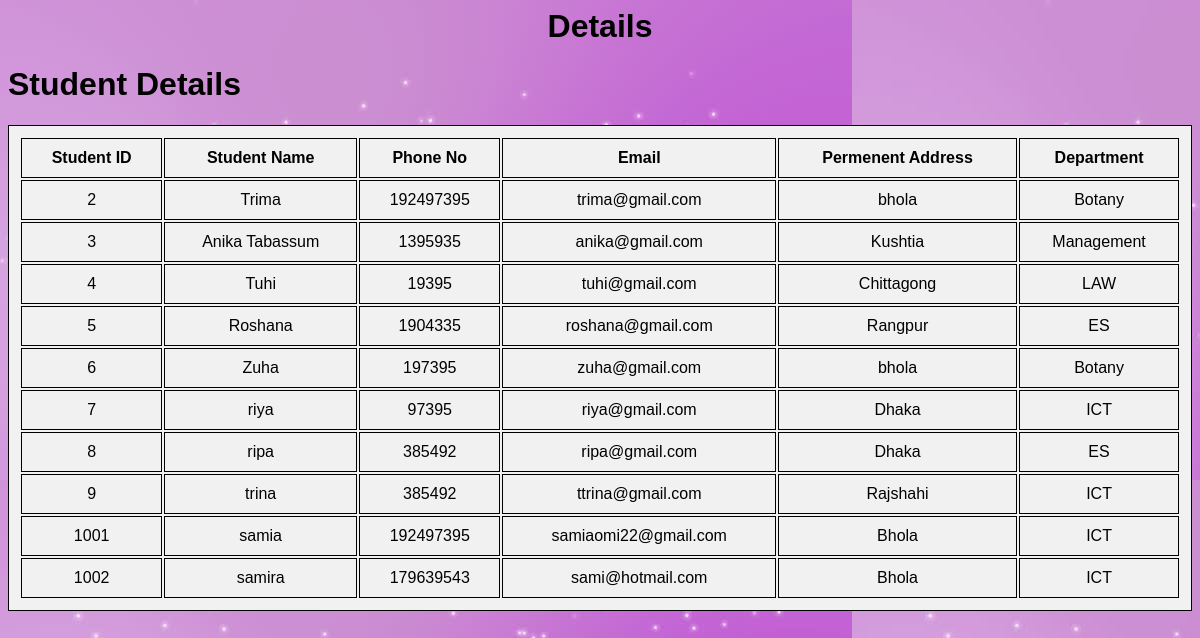
Screenshot of /admin/admin_view.php with the database file from the repository.
### tables this page shows
CREATE TABLE `student_detail` (
  `student_id` int(11) NOT NULL,
  `student_name` varchar(256) NOT NULL,
  `phone_no` int(11) NOT NULL,
  `email` varchar(256) NOT NULL,
  `permanent_address` varchar(256) NOT NULL,
  `dept` varchar(256) NOT NULL
);

### admin/admin_view.php (the view, shortened to what this page needs)
<?php
include_once 'trial.php';
?>
<html>
    <head>
    </head>
    <body>
	<center>
	<h1 color="white">Details</h1>
	</center>
	<h1>Student Details</h1>
		<?php
$sql = "SELECT * FROM student_detail ;";
$res=mysqli_query($conn, $sql);
$check = mysqli_num_rows($res);
     if ($check > 0) {
       while($row = mysqli_fetch_assoc($res)) {?>
         <center>
         <?php
		 echo "<table>
              <tr>
                  <th>Student ID</th>
                  <th>Student Name</th>
                  <th>Phone No</th>
                  <th>Email</th>
				  <th>Permenent Address</th>
				  <th>Department</th>
              </tr>";
          while($row = mysqli_fetch_array($res)) {
            echo "<tr>";
              echo "<td>" . $row['student_id'] . "</td>";
              echo "<td>" . $row['student_name'] . "</td>";
              echo "<td>" . $row['phone_no'] . "</td>";
			  echo "<td>" . $row['email'] . "</td>";
              echo "<td>" . $row['permanent_address'] . "</td>";
			  echo "<td>" . $row['dept'] . "</td>";
            echo "</tr>";
          }
         }
   }
       ?>
</center>
   </body>
</html>

### admin/admin_view.php (style rules this page uses)
body { font-family: Arial, Helvetica, sans-serif; background-image: url("1.jpg"); }
table { width: 100%; background:#f1f1f1; }
table, td, th { border: 1px solid black; padding: 10px; text-align: center; }
th { text-align: center; }

### rows the page displays
student_detail: student_id "2", student_name "Trima", phone_no "192497395", email "trima@gmail.com", permanent_address "bhola", dept "Botany"
student_detail: student_id "3", student_name "Anika Tabassum", phone_no "1395935", email "anika@gmail.com", permanent_address "Kushtia", dept "Management"
student_detail: student_id "4", student_name "Tuhi", phone_no "19395", email "tuhi@gmail.com", permanent_address "Chittagong", dept "LAW"
student_detail: student_id "5", student_name "Roshana", phone_no "1904335", email "roshana@gmail.com", permanent_address "Rangpur", dept "ES"
student_detail: student_id "6", student_name "Zuha", phone_no "197395", email "zuha@gmail.com", permanent_address "bhola", dept "Botany"
student_detail: student_id "7", student_name "riya", phone_no "97395", email "riya@gmail.com", permanent_address "Dhaka", dept "ICT"
student_detail: student_id "8", student_name "ripa", phone_no "385492", email "ripa@gmail.com", permanent_address "Dhaka", dept "ES"
student_detail: student_id "9", student_name "trina", phone_no "385492", email "ttrina@gmail.com", permanent_address "Rajshahi", dept "ICT"
student_detail: student_id "1001", student_name "samia", phone_no "192497395", email "samiaomi22@gmail.com", permanent_address "Bhola", dept "ICT"
student_detail: student_id "1002", student_name "samira", phone_no "179639543", email "sami@hotmail.com", permanent_address "Bhola", dept "ICT"
